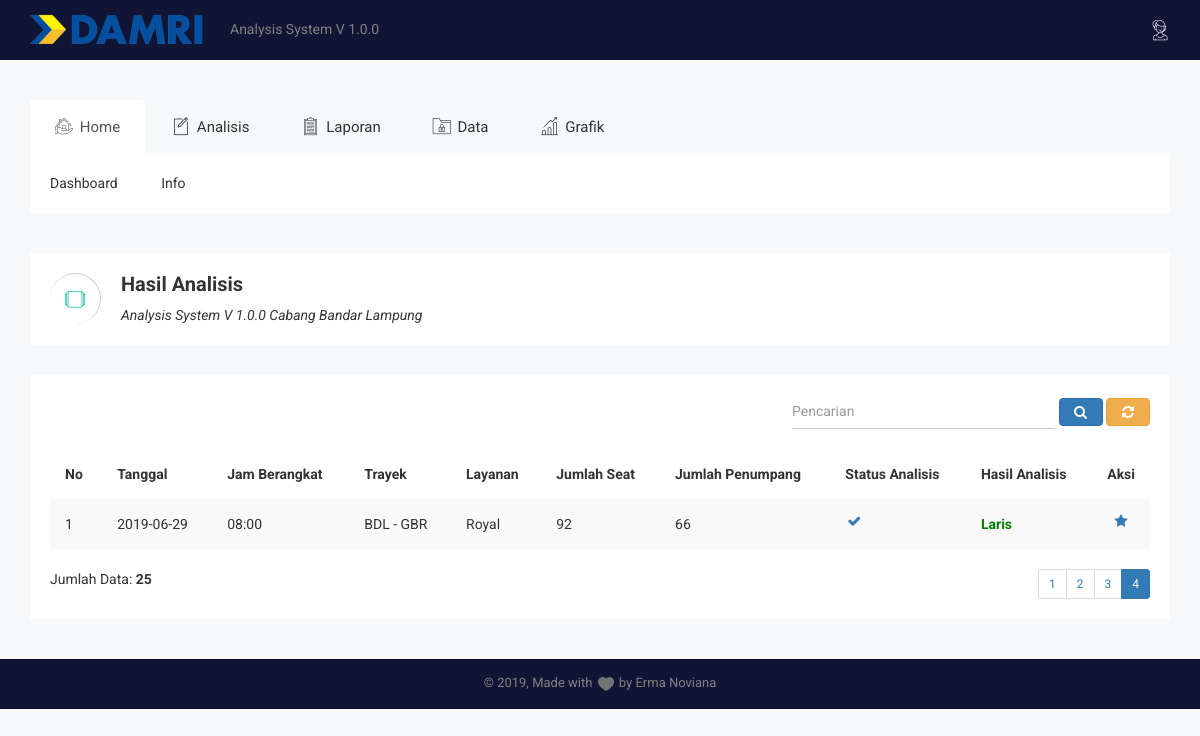
Screenshot of /general_manager/index.php?content=hasil_analisis&&hal=4 (signed in) with the database file from the repository.
### tables this page shows
CREATE TABLE `tbl_count` (
  `id_count` int(10) NOT NULL,
  `tgl_berangkat` varchar(15) DEFAULT NULL,
  `id_jam` int(10) DEFAULT NULL,
  `id_trayek` int(10) DEFAULT NULL,
  `id_layanan` int(10) DEFAULT NULL,
  `jml_penumpang` int(10) DEFAULT NULL,
  `jml_seat` int(10) DEFAULT NULL,
  `status` varchar(20) DEFAULT NULL,
  `hasil_analisis` varchar(20) DEFAULT NULL
);

CREATE TABLE `tbl_jam` (
  `id_jam` int(10) NOT NULL,
  `jam` varchar(20) DEFAULT NULL
);

CREATE TABLE `tbl_trayek` (
  `id_trayek` int(10) NOT NULL,
  `id_divre` int(10) NOT NULL,
  `asal` varchar(50) NOT NULL,
  `tujuan` varchar(50) NOT NULL,
  `jurusan` varchar(50) NOT NULL,
  `segmen` varchar(50) NOT NULL,
  `jarak` varchar(50) NOT NULL
);

CREATE TABLE `tbl_layanan` (
  `id_layanan` int(10) NOT NULL,
  `jenis_layanan` varchar(20) NOT NULL,
  `jml_seat` int(10) NOT NULL
);

### general_manager/index.php (the view, shortened to what the rows shown need)
<?php session_start();
  if(isset($_SESSION['email']))
    {
    include "../config/koneksi.php";
    if(isset($_GET['content'])) $content = $_GET['content'];
      else $content = "home";
?>
<html class="no-js" lang="">
<head>
    <link rel="stylesheet" href="../assets_be/css/bootstrap.min.css">
    <link rel="stylesheet" href="../assets_be/css/font-awesome.min.css">
    <link rel="stylesheet" href="../assets_be/css/owl.carousel.css">
    <link rel="stylesheet" href="../assets_be/css/owl.theme.css">
    <link rel="stylesheet" href="../assets_be/css/owl.transitions.css">
    <link rel="stylesheet" href="../assets_be/css/meanmenu/meanmenu.min.css">
    <link rel="stylesheet" href="../assets_be/css/animate.css">
    <link rel="stylesheet" href="../assets_be/css/normalize.css">
    <link rel="stylesheet" href="../assets_be/css/scrollbar/jquery.mCustomScrollbar.min.css">
    <link rel="stylesheet" href="../assets_be/css/jvectormap/jquery-jvectormap-2.0.3.css">
    <link rel="stylesheet" href="../assets_be/css/notika-custom-icon.css">
    <link rel="stylesheet" href="../assets_be/css/wave/waves.min.css">
    <link rel="stylesheet" href="../assets_be/css/main.css">
    <link rel="stylesheet" href="../assets_be/style.css">
    <link rel="stylesheet" href="../assets_be/css/responsive.css">
</head>
<body>
        <?php
            if ($content=='index')
              include 'home.php';
            elseif ($content=='info')
              include 'info.php';
            elseif ($content=='pemberitahuan')
              include 'pemberitahuan.php';
            elseif ($content=='account')
              include 'account.php';
            elseif ($content=='edit_user')
              include '../superadmin/edit_user.php';
            elseif ($content=='laporan_penjualan')
              include 'laporan_penjualan.php';
            elseif ($content=='laporan_analisis')
              include 'laporan_analisis.php';
            elseif ($content=='laporan_data_promo')
              include 'laporan_data_promo.php';
            elseif ($content=='laporan_pendapatan')
              include 'laporan_pendapatan.php';
            elseif ($content=='analisis')
              include 'analisis.php';
            elseif ($content=='analisis_predict')
              include 'analisis_predict.php';
            elseif ($content=='hasil_analisis')
              include 'hasil_analisis.php';
            elseif ($content=='solusi')
              include 'solusi.php';
            elseif ($content=='grafik_penjualan')
              include 'grafik_penjualan.php';
            elseif ($content=='grafik_k_means')
              include 'grafik_k_means.php';
            elseif ($content=='data_trayek')
              include 'data_trayek.php';
            elseif ($content=='data_harga')
              include 'data_harga.php';
            elseif ($content=='data_layanan')
              include 'data_layanan.php';
            elseif ($content=='data_armada')
              include 'data_armada.php';
        ?>
</body>
</html>
<?php
}
else
  {
    header("location:../index.php");
  }
?>

### general_manager/hasil_analisis.php (shortened to what the rows shown need)
<div class="breadcomb-area">
    <div class="container">
        <div class="row">
            <div class="col-lg-12 col-md-12 col-sm-12 col-xs-12">
                <div class="breadcomb-list">
                    <div class="row">
                        <div class="col-lg-6 col-md-6 col-sm-6 col-xs-12">
                            <div class="breadcomb-wp">
                                <div class="breadcomb-ctn">
                                    <h2>Hasil Analisis</h2>
                                </div>
                            </div>
                        </div>
                    </div>
                </div>
            </div>
        </div>
    </div>
</div>
<div class="data-table-area">
    <div class="container">
        <div class="row">
            <div class="col-lg-12 col-md-12 col-sm-12 col-xs-12">
                <div class="data-table-list">
                    <div class="table-responsive">
                          <br><br>
                          <form class="form-horizontal" method="POST">
                            <table class="table table-striped" id="data-table-basic">
                              <thead>
                                <tr>
                                  <th>No</th>
                                  <th>Tanggal</th>
                                  <th>Jam Berangkat</th>
                                  <th>Trayek</th>
                                  <th>Layanan</th>
                                  <th>Jumlah Seat</th>
                                  <th>Jumlah Penumpang</th>
                                  <th>Status Analisis</th>
                                  <th>Hasil Analisis</th>
                                  <th>Aksi</th>
                                </tr>
                              </thead>
                              <tbody>
                                <?php
                                  include '../config/koneksi.php';
                                             $batas  = 8;
                                             $hal    = @$_GET['hal'];
                                             if (empty($hal)) {
                                               $posisi = 0;
                                               $hal    = 1;
                                             } else {
                                               $posisi = ($hal - 1) * $batas;
                                             }
                                             if($_SERVER['REQUEST_METHOD'] == "POST") {
                                               $pencarian = trim(mysqli_real_escape_string($konek, $_POST['pencarian']));
                                               if ($pencarian != '') {
                                                 $sql = "SELECT * FROM tbl_count WHERE status=1 AND tgl_berangkat LIKE '%$pencarian%' OR jml_penumpang LIKE '%$pencarian%' OR jml_seat LIKE '%$pencarian%' OR status LIKE '%$pencarian%' OR hasil_analisis LIKE '%$pencarian%' ORDER BY id_count DESC";
                                                 $query = $sql;
                                                 $queryJml = $sql;
                                               } else {
                                                 $query = "SELECT * FROM tbl_count WHERE status=1 ORDER BY id_count DESC LIMIT $posisi, $batas ";
                                                 $queryJml = "SELECT * FROM tbl_count WHERE status='0' ORDER BY id_count DESC";
                                                 $no = $posisi + 1;
                                               }
                                             } else {
                                               $query = "SELECT * FROM tbl_count WHERE status=1 ORDER BY id_count DESC LIMIT $posisi, $batas ";
                                             }
                                  $querydata = mysqli_query($konek, $query)or die(mysqli_error());
                                          if(mysqli_num_rows($querydata) == 0){
                                            echo '<tr><td colspan="10" align="center">Tidak ada data!</td></tr>';
                                          }
                                            else
                                          {
                                            $no = 1;
                                            while($data = mysqli_fetch_array($querydata)){
                                              echo '<tr>';
                                              echo '<td>'.$no.'';
                                              ?>
                                              <?php
                                              echo '</td>';
                                              echo '<td>'.$data['tgl_berangkat'].'';
                                              ?>
                                              <?php
                                              echo '</td>';
                                              ?>
                                              <td>
                                                <?php
                                                  $jam   = $data['id_jam'];
                                                  $jmquery   = "SELECT * FROM tbl_jam WHERE id_jam=$jam";
                                                  $query    = mysqli_query($konek,$jmquery)or die(mysqli_error($konek));
                                                  $jmshow    = mysqli_fetch_array($query);
                                                  echo $jmshow['jam'];
                                                ?>
                                              </td>
                                               <td>
                                                <?php
                                                  $trayek   = $data['id_trayek'];
                                                  $tquery   = "SELECT * FROM tbl_trayek WHERE id_trayek=$trayek";
                                                  $query    = mysqli_query($konek,$tquery)or die(mysqli_error($konek));
                                                  $tshow    = mysqli_fetch_array($query);
                                                  echo $tshow['jurusan'];
                                                ?>
                                              </td>
                                              <td>
                                                <?php
                                                  $layanan   = $data['id_layanan'];
                                                  $lquery   = "SELECT * FROM tbl_layanan WHERE id_layanan=$layanan";
                                                  $query    = mysqli_query($konek,$lquery)or die(mysqli_error($konek));
                                                  $lshow    = mysqli_fetch_array($query);
                                                  echo $lshow['jenis_layanan'];
                                                ?>
                                              </td>
                                              <?php
                                              echo '<td>'.$data['jml_seat'].'<br>';
                                              ?>
                                                </td>
                                              <?php
                                              echo '<td>'.$data['jml_penumpang'].'<br>';
                                              ?>
                                                </td>
                                              <td>
                                                <?php
                                                  if ($data['status']=='1'){
                                                    echo '<a data-toggle="tooltip" data-placement="right" title="Sudah Dianalisis" href="#"><i class="fa fa-check fa-fw"></a></i>';
                                                  }
                                                  else {
                                                    echo '<a data-toggle="tooltip" data-placement="right" title="Belum Dianalisis" href="#"><i class="fa fa-times fa-fw"></a></i>';
                                                  }
                                                ?>
                                              </td>
                                              <td>
                                                <?php
                                                  if ($data['hasil_analisis']=='Laris'){
                                                    echo '<font color="green"><b>Laris</b></font>';
                                                  }
                                                  else if ($data['hasil_analisis']=='Tidak Laris'){
                                                    echo '<font color="red"><b>Tidak Laris</b></font>';
                                                  }
                                                ?>
                                              </td>
                                              <?php
                                             echo '<td align="center" width="20"><a data-toggle="tooltip" data-placement="left" title="Saran / Solusi Selanjutnya" href=index.php?content=solusi&&id_count='.$data['id_count'].'><i class="fa fa-star fa-fw"></i></a></td>';
                                              echo '</tr>';
                                              $no++;
                                            }
                                          }
                                      ?>
                              </tbody>
                            </table>
                          </form>
                        </div>
                    </div>
                </div>
            </div>
        </div>
    </div>

### rows the page displays
tbl_count: tgl_berangkat "2019-06-29", id_jam.jam "08:00", id_trayek.jurusan "BDL - GBR", id_layanan.jenis_layanan "Royal", jml_seat "92", jml_penumpang "66", status "1" (drawn), hasil_analisis "Laris"

### other values shown
$jml "25"
